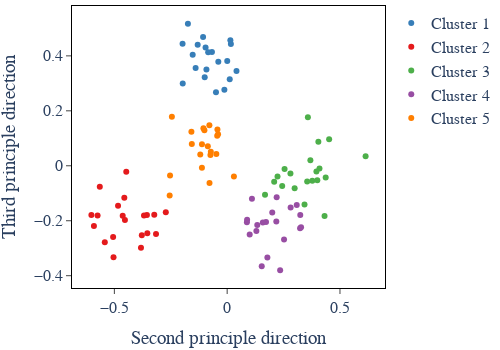

The code cell stored with this chart in its notebook:
### Code cell
# Plot the embedded points coloured by the Gaussian Mixture Model cluster labels 
fig = go.Figure()
for i in range(B):
    fig.add_trace(go.Scatter(x=current_embedded_array[0,labels[0]==i,x_direction], y=current_embedded_array[0,labels[0]==i,y_direction], mode='markers', marker=dict(color=colors[i]),name=f'Cluster {i+1}'))
layout = go.Layout(
    yaxis=dict(title='Third principle direction', showline=True, linewidth=1, linecolor='black',ticks='outside',mirror=True),
    xaxis=dict(title='Second principle direction',showline=True, linewidth=1, linecolor='black',ticks='outside',mirror=True,automargin=True),
    paper_bgcolor='white',  # Set background color to white
    plot_bgcolor='white',   # Set plot area color to white
    font_family="Serif", 
    font_size=16, 
    margin=dict(l=5, r=5, t=5, b=5),
    width =500, 
    height=350
)
fig.update_layout(layout)
fig.show()

### Figure 1 — Plotly figure (JSON) as saved in the notebook; plotly's stock layout.template omitted (floating-point values rounded to 4 significant figures)
{"data": [{"marker": {"color": "rgb(55, 126, 184)"}, "mode": "markers", "name": "Cluster 1", "type": "scatter", "x": [-0.04967, -0.06752, 0.01649, -0.03927, -0.09185, -0.08421, -0.09578, -0.1741, 0.01128, -0.1307, -0.1068, -0.1528, -0.1977, -0.197, 0.0413, -0.1399, -0.09959, 0.0002634, 0.01419, -0.01239], "y": [0.2671, 0.4139, 0.4432, 0.3788, 0.3503, 0.4128, 0.4301, 0.5165, 0.315, 0.4407, 0.4688, 0.4042, 0.4438, 0.299, 0.3445, 0.3554, 0.322, 0.3816, 0.4569, 0.2768]}, {"marker": {"color": "rgb(228, 26, 28)"}, "mode": "markers", "name": "Cluster 2", "type": "scatter", "x": [-0.3154, -0.3557, -0.5647, -0.6018, -0.3687, -0.4631, -0.4837, -0.5037, -0.3821, -0.272, -0.4559, -0.5744, -0.5907, -0.3232, -0.5055, -0.3783, -0.354, -0.4532, -0.5425, -0.4473], "y": [-0.2486, -0.1791, -0.076, -0.1792, -0.1813, -0.1817, -0.1458, -0.3331, -0.2983, -0.1687, -0.1166, -0.181, -0.2194, -0.1779, -0.2588, -0.253, -0.2455, -0.1973, -0.2786, -0.02181]}, {"marker": {"color": "rgb(77, 175, 74)"}, "mode": "markers", "name": "Cluster 3", "type": "scatter", "x": [0.4042, 0.2232, 0.452, 0.3688, 0.3429, 0.3775, 0.3577, 0.6136, 0.2544, 0.1678, 0.4317, 0.3546, 0.299, 0.4368, 0.3996, 0.2805, 0.2439, 0.4091, 0.3956, 0.2084], "y": [0.08744, -0.03915, 0.09649, 0.02034, -0.1413, -0.0545, 0.1769, 0.03446, -0.01214, -0.1054, -0.1831, -0.05682, -0.08194, -0.04245, -0.05222, -0.02811, -0.07327, -0.009941, -0.02082, -0.05773]}, {"marker": {"color": "rgb(152, 78, 163)"}, "mode": "markers", "name": "Cluster 4", "type": "scatter", "x": [0.2194, 0.1294, 0.1722, 0.2348, 0.3275, 0.3084, 0.3241, 0.09981, 0.1334, 0.08747, 0.1098, 0.2178, 0.3231, 0.1532, 0.2521, 0.2812, 0.1581, 0.08835, 0.1998, 0.1782], "y": [-0.1142, -0.2374, -0.2047, -0.3798, -0.2237, -0.1431, -0.1787, -0.2504, -0.2152, -0.2052, -0.1196, -0.2024, -0.2273, -0.3656, -0.2687, -0.1522, -0.2065, -0.1963, -0.1702, -0.3339]}, {"marker": {"color": "rgb(255, 127, 0)"}, "mode": "markers", "name": "Cluster 5", "type": "scatter", "x": [-0.1567, -0.07881, -0.04419, -0.04039, -0.04308, -0.2532, -0.07426, -0.08588, -0.04806, -0.2451, -0.1009, -0.07244, -0.112, -0.2549, -0.1585, -0.07828, -0.1193, -0.1053, -0.1117, 0.02986], "y": [0.07916, 0.1478, 0.1097, 0.1147, 0.1319, -0.03497, 0.03938, 0.07138, 0.04252, 0.1786, 0.1293, 0.05138, -0.007286, -0.1081, 0.1241, -0.06303, 0.04088, 0.1367, 0.0787, -0.03874]}], "layout": {"font": {"family": "Serif", "size": 16}, "height": 350, "margin": {"b": 5, "l": 5, "r": 5, "t": 5}, "paper_bgcolor": "white", "plot_bgcolor": "white", "width": 500, "xaxis": {"automargin": true, "linecolor": "black", "linewidth": 1, "mirror": true, "showline": true, "ticks": "outside", "title": {"text": "Second principle direction"}}, "yaxis": {"linecolor": "black", "linewidth": 1, "mirror": true, "showline": true, "ticks": "outside", "title": {"text": "Third principle direction"}}}}
